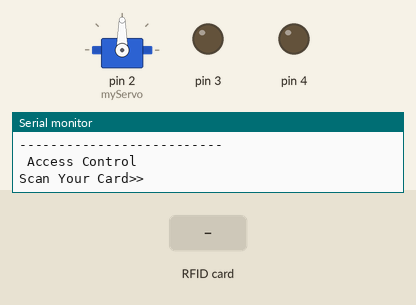
Recording of a sketch running on a simulated Arduino Uno, built with avr-gcc and run on an emulated ATmega328P. On the bench: servo, output pins drawn as LEDs (lit = HIGH), the last lines printed to the serial monitor. Inputs (shaded band) come from the test bench. Pins used as bus, display or sensor lines are not drawn.

Above: at 1.2 s.
1.3 s: RFID card 5E 7A 19 C4 held to the reader
At 2.7 s:
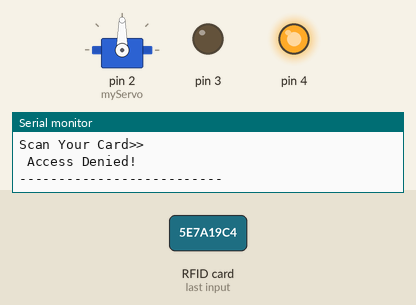
Timing chart, 0 to 4.8 s (numbered marks = the images above; inputs shaded):
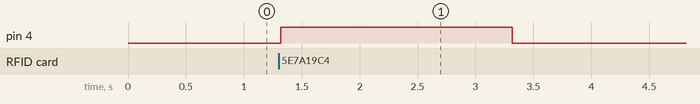

The sketch:

RFID.ino
```cpp
#include <SPI.h>
#include <MFRC522.h>
#include <Servo.h> // Include Servo library

#define SS_PIN 10
#define RST_PIN 9

byte readCard[4];
String MasterTag = "Add Your Tag ID Here";
String tagID = "";

MFRC522 mfrc522(SS_PIN, RST_PIN);
Servo myServo; // Create a servo object

void setup()
{
  Serial.begin(9600);
  SPI.begin();
  mfrc522.PCD_Init();
  delay(4);
  mfrc522.PCD_DumpVersionToSerial();

  Serial.println("--------------------------");
  Serial.println(" Access Control ");
  Serial.println("Scan Your Card>>");

  pinMode(3,OUTPUT);
  pinMode(4,OUTPUT);

  myServo.attach(2); // Attach servo to pin 2
}


void loop()
{
  while (getID()) {
    if (tagID == MasterTag){
      Serial.println(" Access Granted!");
      Serial.println("--------------------------");
      digitalWrite(3,HIGH);
      controlServo(); // Call function to control servo
      digitalWrite(4,LOW);
      delay(2000);
      digitalWrite(3,LOW);
    } else{
      Serial.println(" Access Denied!");
      Serial.println("--------------------------");
      digitalWrite(3,LOW);
      digitalWrite(4,HIGH);
      delay(2000);
      digitalWrite(4,LOW);

    }
    delay(2000);
    Serial.println(" Access Control ");
    Serial.println("Scan Your Card>>");
  }
}

boolean getID()
{
  if (!mfrc522.PICC_IsNewCardPresent()) {
    return false;
  }
  if (!mfrc522.PICC_ReadCardSerial()) {
    return false;
  }
  tagID = "";
  for (uint8_t i = 0; i < 4; i++) {
    tagID.concat(String(mfrc522.uid.uidByte[i], HEX));
  }
  tagID.toUpperCase();
  mfrc522.PICC_HaltA(); // Stop reading
  return true;
}

void controlServo() {
  // Control servo movement here
  myServo.write(0);
  delay(2000); // Wait for 2 second
  myServo.write(90);
}
```

Measured:
- after the input at 1.3 s, pin 4: LOW → HIGH at once, → LOW 2.0 s later
